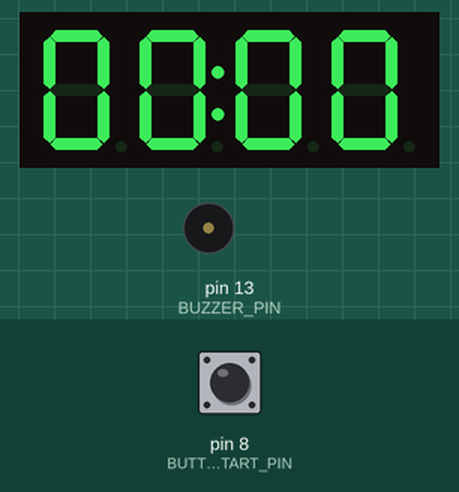
This sketch was run on a simulated Arduino Uno, built with avr-gcc and run on an emulated ATmega328P. On the bench: 4-digit seven-segment display, buzzer (waves = sounding, pin HIGH). Inputs (shaded band) come from the test bench; at power-on: pin 8 (BUTTON_START_PIN) LOW. What the sketch prints to the serial monitor is not drawn.

Above: at 92.8 s.
Timing chart, 0 to 130.0 s (numbered marks = the images above):
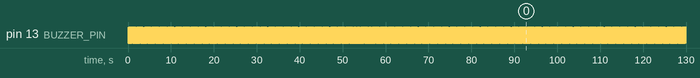

Measured:
- by itself, pin 13 (BUZZER_PIN): alternates HIGH for 0.10 s and LOW for 0.10 s

The sketch:

simple_timer_irq_v2.ino
```cpp
#include <TimerOne.h>
#include "TM1637.h"


#define BUZZER_PIN 13
#define BUTTON_START_PIN 8
#define BUTTON_ADD_PIN 7
#define BUTTON_SUB_PIN 6

#define ISR_PERIOD 10//ms

#define ON 1
#define OFF 0

#define CLK 2 // TM1637 CLK
#define DIO 3 // TM1637 DIO

TM1637 tm1637(CLK, DIO);

int8_t TimeDisp[] = {0x00, 0x00, 0x00, 0x00};
unsigned char ClockPoint = 1;
unsigned char Update;
unsigned long timer_10ms;
unsigned long timer_10ms_init;

void setup()
{
  // put your setup code here, to run once:
  Serial.begin(115200);
  Serial.println("Hello");
  pinMode(BUTTON_ADD_PIN, INPUT);
  pinMode(BUTTON_SUB_PIN, INPUT);
  pinMode(BUTTON_START_PIN, INPUT);


 // Buzzer
  pinMode(BUZZER_PIN, OUTPUT); // BUZZER
  digitalWrite(BUZZER_PIN, LOW);
  beep_short(3);


  // TM1637
  tm1637.set();
  tm1637.init();
  tm1637.point(POINT_ON);
  tm1637.display(TimeDisp);


  timer_10ms = 0;
  while (digitalRead(BUTTON_START_PIN) != LOW)
  {
    if (digitalRead(BUTTON_ADD_PIN) == LOW)
    {
      Serial.println("add pressed");

      timer_10ms += 100;
      TimeUpdate(timer_10ms);
      tm1637.display(TimeDisp);
      delay(100);
    }
    else if (digitalRead(BUTTON_SUB_PIN) == LOW)
    {
      Serial.println("sub pressed");
      if(timer_10ms>=100)
      {
      timer_10ms -= 100;
      TimeUpdate(timer_10ms);
      tm1637.display(TimeDisp);
      delay(100);
      }
    }

    delay(100);
  }

  Serial.println("Start!");
  timer_10ms_init = timer_10ms;
delay(10);
  Timer1.initialize(10000);//10ms isr
  Timer1.attachInterrupt(TimingISR);

}

//void loop()
//{
//  Serial.println("haha haha");
//
//  delay(100);
//}
void(* resetFunc) (void) = 0;
void loop() {
  // put your main code here, to run repeatedly:
  if (Update == ON)
  {
    TimeUpdate(timer_10ms);
    tm1637.display(TimeDisp);
//    Serial.println(digitalRead(BUTTON_ADD_PIN));
  }
//  Serial.println(digitalRead(BUTTON_ADD_PIN));
  delay(10);


  if(timer_10ms<=0)
   {
    beep_short(5);
//    while(1);
    while(digitalRead(BUTTON_START_PIN) != LOW);
    Serial.println("Start!");
    timer_10ms = timer_10ms_init;
    TimeUpdate(timer_10ms);
    tm1637.display(TimeDisp);
//    return;
   }
}


void TimingISR()
{ //10ms

  if(timer_10ms>0)
  timer_10ms--;


//  if(timer_10ms%10==0)
    Update = ON;


}

int TimeUpdate(int time_input)
{
  int second, msecond;
  if (ClockPoint)
  {
    tm1637.point(POINT_ON);
  }
  else
  {
    tm1637.point(POINT_OFF);
  }

  second = time_input / 100;
  msecond = time_input % 100;

  TimeDisp[0] = second / 10;
  TimeDisp[1] = second % 10;
  TimeDisp[2] = msecond / 10;
  TimeDisp[3] = msecond % 10;
  Update = OFF;

  return 0;
}

void beep_short(int count)
{
  while (count--)
  {
    digitalWrite(BUZZER_PIN, HIGH);
    delay(100);
    digitalWrite(BUZZER_PIN, LOW);
    delay(100);
  }
  digitalWrite(9, LOW);
}
void beep_long(int duration)
{
  digitalWrite(BUZZER_PIN, HIGH);
  delay(duration * 1000);
  digitalWrite(BUZZER_PIN, LOW);

  delay(100);
}
```
